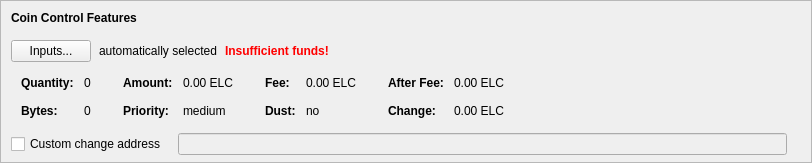
    <widget class="QFrame" name="frameCoinControl">
     <property name="sizePolicy">
      <sizepolicy hsizetype="Expanding" vsizetype="Expanding">
       <horstretch>0</horstretch>
       <verstretch>0</verstretch>
      </sizepolicy>
     </property>
     <property name="maximumSize">
      <size>
       <width>16777215</width>
       <height>16777215</height>
      </size>
     </property>
     <property name="frameShape">
      <enum>QFrame::StyledPanel</enum>
     </property>
     <property name="frameShadow">
      <enum>QFrame::Sunken</enum>
     </property>
     <layout class="QVBoxLayout" name="verticalLayoutCoinControl2">
      <property name="spacing">
       <number>0</number>
      </property>
      <property name="leftMargin">
       <number>0</number>
      </property>
      <property name="topMargin">
       <number>0</number>
      </property>
      <property name="rightMargin">
       <number>0</number>
      </property>
      <property name="bottomMargin">
       <number>6</number>
      </property>
      <item>
       <layout class="QVBoxLayout" name="verticalLayoutCoinControl" stretch="0,0,0,0,1">
        <property name="spacing">
         <number>0</number>
        </property>
        <property name="leftMargin">
         <number>10</number>
        </property>
        <property name="topMargin">
         <number>10</number>
        </property>
        <item>
         <layout class="QHBoxLayout" name="horizontalLayoutCoinControl1">
          <property name="bottomMargin">
           <number>15</number>
          </property>
          <item>
           <widget class="QLabel" name="labelCoinControlFeatures">
            <property name="sizePolicy">
             <sizepolicy hsizetype="Preferred" vsizetype="Maximum">
              <horstretch>0</horstretch>
              <verstretch>0</verstretch>
             </sizepolicy>
            </property>
            <property name="font">
             <font>
              <weight>75</weight>
              <bold>true</bold>
             </font>
            </property>
            <property name="styleSheet">
             <string notr="true">font-weight:bold;</string>
            </property>
            <property name="text">
             <string>Coin Control Features</string>
            </property>
           </widget>
          </item>
         </layout>
        </item>
        <item>
         <layout class="QHBoxLayout" name="horizontalLayoutCoinControl2" stretch="0,0,0,0">
          <property name="spacing">
           <number>8</number>
          </property>
          <property name="bottomMargin">
           <number>10</number>
          </property>
          <item>
           <widget class="QPushButton" name="pushButtonCoinControl">
            <property name="styleSheet">
             <string notr="true"/>
            </property>
            <property name="text">
             <string>Inputs...</string>
            </property>
            <property name="autoDefault">
             <bool>false</bool>
            </property>
           </widget>
          </item>
          <item>
           <widget class="QLabel" name="labelCoinControlAutomaticallySelected">
            <property name="text">
             <string>automatically selected</string>
            </property>
            <property name="margin">
             <number>5</number>
            </property>
           </widget>
          </item>
          <item>
           <widget class="QLabel" name="labelCoinControlInsuffFunds">
            <property name="font">
             <font>
              <weight>75</weight>
              <bold>true</bold>
             </font>
            </property>
            <property name="styleSheet">
             <string notr="true">color:red;font-weight:bold;</string>
            </property>
            <property name="text">
             <string>Insufficient funds!</string>
            </property>
            <property name="margin">
             <number>5</number>
            </property>
           </widget>
          </item>
          <item>
           <spacer name="horizontalSpacerCoinControl">
            <property name="orientation">
             <enum>Qt::Horizontal</enum>
            </property>
            <property name="sizeHint" stdset="0">
             <size>
              <width>40</width>
              <height>1</height>
             </size>
            </property>
           </spacer>
          </item>
         </layout>
        </item>
        <item>
         <widget class="QWidget" name="widgetCoinControl" native="true">
          <property name="sizePolicy">
           <sizepolicy hsizetype="Preferred" vsizetype="Preferred">
            <horstretch>0</horstretch>
            <verstretch>0</verstretch>
           </sizepolicy>
          </property>
          <property name="minimumSize">
           <size>
            <width>0</width>
            <height>0</height>
           </size>
          </property>
          <property name="styleSheet">
           <string notr="true"/>
          </property>
          <layout class="QHBoxLayout" name="horizontalLayoutCoinControl5">
           <property name="leftMargin">
            <number>0</number>
           </property>
           <property name="topMargin">
            <number>0</number>
           </property>
           <property name="rightMargin">
            <number>0</number>
           </property>
           <property name="bottomMargin">
            <number>0</number>
           </property>
           <item>
            <layout class="QHBoxLayout" name="horizontalLayoutCoinControl3" stretch="0,0,0,1">
             <property name="spacing">
              <number>20</number>
             </property>
             <property name="topMargin">
              <number>0</number>
             </property>
             <property name="bottomMargin">
              <number>10</number>
             </property>
             <item>
              <layout class="QFormLayout" name="formLayoutCoinControl1">
               <property name="horizontalSpacing">
                <number>10</number>
               </property>
               <property name="verticalSpacing">
                <number>14</number>
               </property>
               <property name="leftMargin">
                <number>10</number>
               </property>
               <property name="topMargin">
                <number>4</number>
               </property>
               <property name="rightMargin">
                <number>6</number>
               </property>
               <item row="0" column="0">
                <widget class="QLabel" name="labelCoinControlQuantityText">
                 <property name="font">
                  <font>
                   <weight>75</weight>
                   <bold>true</bold>
                  </font>
                 </property>
                 <property name="text">
                  <string>Quantity:</string>
                 </property>
                 <property name="margin">
                  <number>0</number>
                 </property>
                </widget>
               </item>
               <item row="0" column="1">
                <widget class="QLabel" name="labelCoinControlQuantity">
                 <property name="cursor">
                  <cursorShape>IBeamCursor</cursorShape>
                 </property>
                 <property name="contextMenuPolicy">
                  <enum>Qt::ActionsContextMenu</enum>
                 </property>
                 <property name="text">
                  <string notr="true">0</string>
                 </property>
                 <property name="margin">
                  <number>0</number>
                 </property>
                 <property name="textInteractionFlags">
                  <set>Qt::LinksAccessibleByMouse|Qt::TextSelectableByKeyboard|Qt::TextSelectableByMouse</set>
                 </property>
                </widget>
               </item>
               <item row="1" column="0">
                <widget class="QLabel" name="labelCoinControlBytesText">
                 <property name="font">
                  <font>
                   <weight>75</weight>
                   <bold>true</bold>
                  </font>
                 </property>
                 <property name="text">
                  <string>Bytes:</string>
                 </property>
                </widget>
               </item>
               <item row="1" column="1">
                <widget class="QLabel" name="labelCoinControlBytes">
                 <property name="cursor">
                  <cursorShape>IBeamCursor</cursorShape>
                 </property>
                 <property name="contextMenuPolicy">
                  <enum>Qt::ActionsContextMenu</enum>
                 </property>
                 <property name="text">
                  <string notr="true">0</string>
                 </property>
                 <property name="textInteractionFlags">
                  <set>Qt::LinksAccessibleByMouse|Qt::TextSelectableByKeyboard|Qt::TextSelectableByMouse</set>
                 </property>
                </widget>
               </item>
              </layout>
             </item>
             <item>
              <layout class="QFormLayout" name="formLayoutCoinControl2">
               <property name="horizontalSpacing">
                <number>10</number>
               </property>
               <property name="verticalSpacing">
                <number>14</number>
               </property>
               <property name="leftMargin">
                <number>6</number>
               </property>
               <property name="topMargin">
                <number>4</number>
               </property>
               <property name="rightMargin">
                <number>6</number>
               </property>
               <item row="0" column="0">
                <widget class="QLabel" name="labelCoinControlAmountText">
                 <property name="font">
                  <font>
                   <weight>75</weight>
                   <bold>true</bold>
                  </font>
                 </property>
                 <property name="text">
                  <string>Amount:</string>
                 </property>
                 <property name="margin">
                  <number>0</number>
                 </property>
                </widget>
               </item>
               <item row="0" column="1">
                <widget class="QLabel" name="labelCoinControlAmount">
                 <property name="cursor">
                  <cursorShape>IBeamCursor</cursorShape>
                 </property>
                 <property name="contextMenuPolicy">
                  <enum>Qt::ActionsContextMenu</enum>
                 </property>
                 <property name="text">
                  <string notr="true">0.00 ELC</string>
                 </property>
                 <property name="textInteractionFlags">
                  <set>Qt::LinksAccessibleByMouse|Qt::TextSelectableByKeyboard|Qt::TextSelectableByMouse</set>
                 </property>
                </widget>
               </item>
               <item row="1" column="0">
                <widget class="QLabel" name="labelCoinControlPriorityText">
                 <property name="font">
                  <font>
                   <weight>75</weight>
                   <bold>true</bold>
                  </font>
                 </property>
                 <property name="text">
                  <string>Priority:</string>
                 </property>
                </widget>
               </item>
               <item row="1" column="1">
                <widget class="QLabel" name="labelCoinControlPriority">
                 <property name="cursor">
                  <cursorShape>IBeamCursor</cursorShape>
                 </property>
                 <property name="contextMenuPolicy">
                  <enum>Qt::ActionsContextMenu</enum>
                 </property>
                 <property name="text">
                  <string notr="true">medium</string>
                 </property>
                 <property name="textInteractionFlags">
                  <set>Qt::LinksAccessibleByMouse|Qt::TextSelectableByKeyboard|Qt::TextSelectableByMouse</set>
                 </property>
                </widget>
               </item>
              </layout>
             </item>
             <item>
              <layout class="QFormLayout" name="formLayoutCoinControl3">
               <property name="horizontalSpacing">
                <number>10</number>
               </property>
               <property name="verticalSpacing">
                <number>14</number>
               </property>
               <property name="leftMargin">
                <number>6</number>
               </property>
               <property name="topMargin">
                <number>4</number>
               </property>
               <property name="rightMargin">
                <number>6</number>
               </property>
               <item row="0" column="0">
                <widget class="QLabel" name="labelCoinControlFeeText">
                 <property name="font">
                  <font>
                   <weight>75</weight>
                   <bold>true</bold>
                  </font>
                 </property>
                 <property name="text">
                  <string>Fee:</string>
                 </property>
                 <property name="margin">
                  <number>0</number>
                 </property>
                </widget>
               </item>
               <item row="0" column="1">
                <widget class="QLabel" name="labelCoinControlFee">
                 <property name="cursor">
                  <cursorShape>IBeamCursor</cursorShape>
                 </property>
                 <property name="contextMenuPolicy">
                  <enum>Qt::ActionsContextMenu</enum>
                 </property>
                 <property name="text">
                  <string notr="true">0.00 ELC</string>
                 </property>
                 <property name="textInteractionFlags">
                  <set>Qt::LinksAccessibleByMouse|Qt::TextSelectableByKeyboard|Qt::TextSelectableByMouse</set>
                 </property>
                </widget>
               </item>
               <item row="1" column="0">
                <widget class="QLabel" name="labelCoinControlLowOutputText">
                 <property name="font">
                  <font>
                   <weight>75</weight>
                   <bold>true</bold>
                  </font>
                 </property>
                 <property name="text">
                  <string>Dust:</string>
                 </property>
                </widget>
               </item>
               <item row="1" column="1">
                <widget class="QLabel" name="labelCoinControlLowOutput">
                 <property name="cursor">
                  <cursorShape>IBeamCursor</cursorShape>
                 </property>
                 <property name="contextMenuPolicy">
                  <enum>Qt::ActionsContextMenu</enum>
                 </property>
                 <property name="text">
                  <string notr="true">no</string>
                 </property>
                 <property name="textInteractionFlags">
                  <set>Qt::LinksAccessibleByMouse|Qt::TextSelectableByKeyboard|Qt::TextSelectableByMouse</set>
                 </property>
                </widget>
               </item>
              </layout>
             </item>
             <item>
              <layout class="QFormLayout" name="formLayoutCoinControl4">
               <property name="horizontalSpacing">
                <number>10</number>
               </property>
               <property name="verticalSpacing">
                <number>14</number>
               </property>
               <property name="leftMargin">
                <number>6</number>
               </property>
               <property name="topMargin">
                <number>4</number>
               </property>
               <property name="rightMargin">
                <number>6</number>
               </property>
               <item row="0" column="0">
                <widget class="QLabel" name="labelCoinControlAfterFeeText">
                 <property name="font">
                  <font>
                   <weight>75</weight>
                   <bold>true</bold>
                  </font>
                 </property>
                 <property name="text">
                  <string>After Fee:</string>
                 </property>
                 <property name="margin">
                  <number>0</number>
                 </property>
                </widget>
               </item>
               <item row="0" column="1">
                <widget class="QLabel" name="labelCoinControlAfterFee">
                 <property name="cursor">
                  <cursorShape>IBeamCursor</cursorShape>
                 </property>
                 <property name="contextMenuPolicy">
                  <enum>Qt::ActionsContextMenu</enum>
                 </property>
                 <property name="text">
                  <string notr="true">0.00 ELC</string>
                 </property>
                 <property name="textInteractionFlags">
                  <set>Qt::LinksAccessibleByMouse|Qt::TextSelectableByKeyboard|Qt::TextSelectableByMouse</set>
                 </property>
                </widget>
               </item>
               <item row="1" column="0">
                <widget class="QLabel" name="labelCoinControlChangeText">
                 <property name="font">
                  <font>
                   <weight>75</weight>
                   <bold>true</bold>
                  </font>
                 </property>
                 <property name="text">
                  <string>Change:</string>
                 </property>
                </widget>
               </item>
               <item row="1" column="1">
                <widget class="QLabel" name="labelCoinControlChange">
                 <property name="cursor">
                  <cursorShape>IBeamCursor</cursorShape>
                 </property>
                 <property name="contextMenuPolicy">
                  <enum>Qt::ActionsContextMenu</enum>
                 </property>
                 <property name="text">
                  <string notr="true">0.00 ELC</string>
                 </property>
                 <property name="textInteractionFlags">
                  <set>Qt::LinksAccessibleByMouse|Qt::TextSelectableByKeyboard|Qt::TextSelectableByMouse</set>
                 </property>
                </widget>
               </item>
              </layout>
             </item>
            </layout>
           </item>
          </layout>
         </widget>
        </item>
        <item>
         <layout class="QHBoxLayout" name="horizontalLayoutCoinControl4" stretch="0,0,0">
          <property name="spacing">
           <number>12</number>
          </property>
          <property name="sizeConstraint">
           <enum>QLayout::SetDefaultConstraint</enum>
          </property>
          <property name="topMargin">
           <number>5</number>
          </property>
          <property name="rightMargin">
           <number>5</number>
          </property>
          <item>
           <widget class="QCheckBox" name="checkBoxCoinControlChange">
            <property name="toolTip">
             <string>If this is activated, but the change address is empty or invalid, change will be sent to a newly generated address.</string>
            </property>
            <property name="text">
             <string>Custom change address</string>
            </property>
           </widget>
          </item>
          <item>
           <widget class="QValidatedLineEdit" name="lineEditCoinControlChange">
            <property name="enabled">
             <bool>false</bool>
            </property>
            <property name="sizePolicy">
             <sizepolicy hsizetype="Expanding" vsizetype="Fixed">
              <horstretch>0</horstretch>
              <verstretch>0</verstretch>
             </sizepolicy>
            </property>
           </widget>
          </item>
          <item>
           <widget class="QLabel" name="labelCoinControlChangeLabel">
            <property name="sizePolicy">
             <sizepolicy hsizetype="Preferred" vsizetype="Expanding">
              <horstretch>0</horstretch>
              <verstretch>0</verstretch>
             </sizepolicy>
            </property>
            <property name="minimumSize">
             <size>
              <width>0</width>
              <height>0</height>
             </size>
            </property>
            <property name="text">
             <string/>
            </property>
            <property name="margin">
             <number>3</number>
            </property>
           </widget>
          </item>
         </layout>
        </item>
        <item>
         <spacer name="verticalSpacerCoinControl">
          <property name="orientation">
           <enum>Qt::Vertical</enum>
          </property>
          <property name="sizeHint" stdset="0">
           <size>
            <width>800</width>
            <height>1</height>
           </size>
          </property>
         </spacer>
        </item>
       </layout>
      </item>
     </layout>
    </widget>
